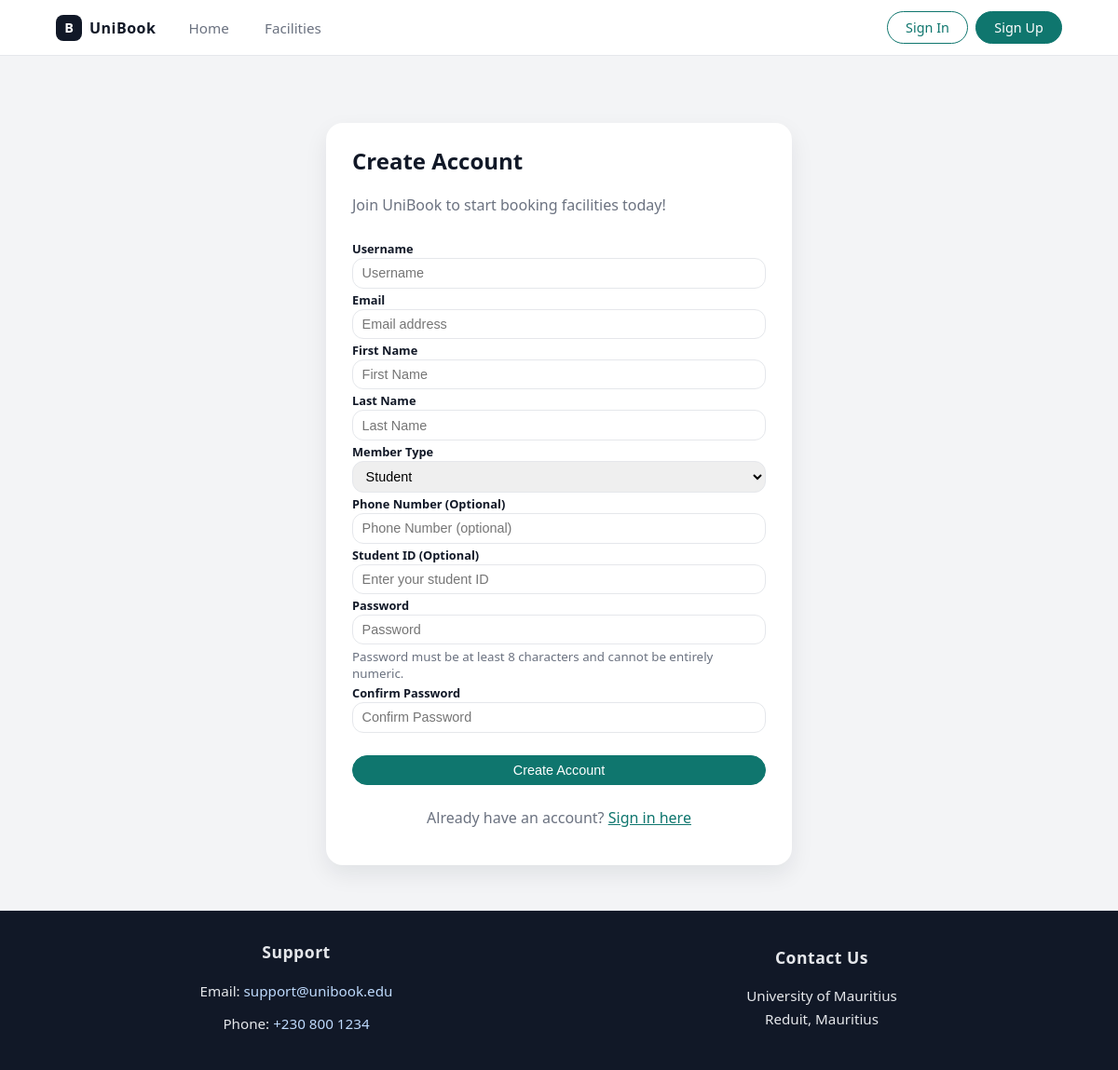
Screenshot of /register/ with the database file from the repository.
### booking_sys/models.py (models this page shows, shortened)
class User(AbstractUser):
    MEMBER_TYPES = [
        ('student', 'Student'),
        ('staff', 'Staff'),
        ('admin', 'Administrator'),
    ]
    user_id = models.UUIDField(primary_key=True, default=uuid.uuid4, editable=False)
    email = models.EmailField(unique=True, verbose_name="User Email")
    first_name = models.CharField(max_length=100)
    last_name = models.CharField(max_length=100)
    member_type = models.CharField(max_length=10, choices=MEMBER_TYPES)
    user_phone = models.CharField(max_length=15, blank=True, null=True)
    date_joined = models.DateTimeField(auto_now_add=True)
    is_active = models.BooleanField(default=True)
    USERNAME_FIELD = 'email'
    REQUIRED_FIELDS = ['username','first_name', 'last_name', 'member_type']

class SiteSettings(models.Model):
    hero_image_url = models.URLField(
        blank=True,
        null=True,
        help_text="Enter the URL of the hero banner image. Leave blank for default gradient."
    )
    hero_title = models.CharField(
        max_length=200,
        default="Reserve football, volleyball and badminton courts instantly.",
        help_text="Main heading text for hero banner"
    )
    hero_subtitle = models.TextField(
        default="No more waiting in line or dealing with paper schedules. Book, manage and track your facility usage online.",
        help_text="Subtitle text for hero banner"
    )
    support_email = models.EmailField(
        default="support@unibook.edu",
        help_text="Email address for support inquiries"
    )
    support_phone = models.CharField(
        max_length=20,
        default="+230 800 1234",
        help_text="Phone number for support (format: +country code XXX XXXX)"
    )
    class Meta:
        verbose_name = "Site Settings"
        verbose_name_plural = "Site Settings"
    @classmethod
    def get_settings(cls):
        obj, created = cls.objects.get_or_create(pk=1)
        return obj

### booking_sys/views.py (the view, shortened to what this page needs)
# urls.py: path('register/', views.register, name='register'),
@require_http_methods(["GET", "POST"])
def register(request):
    if request.user.is_authenticated:
        return redirect('booking_sys:home')
    if request.method == 'GET':
        form = UserRegistrationForm()
        return render(request, 'registration/register.html', {'form': form})

### booking_sys/context_processors.py (called while the page is built)
def site_settings(request):
    return {
        'site_settings': SiteSettings.get_settings()
    }

### booking_sys/templates/registration/register.html (shortened to what this page needs)
{% extends 'base.html' %}
{% block content %}
<section class="section">
  <div style="max-width: 500px; margin: 2rem auto;">
    <div class="card-section">
      <h1 style="margin-top: 0;">Create Account</h1>
      <p style="color: var(--text-muted); margin-bottom: 1.5rem;">Join UniBook to start booking facilities today!</p>
      <form method="post" action="{% url 'booking_sys:register' %}" id="registerForm">
        <label class="form-label">Username</label>
        {{ form.username }}
        <label class="form-label">Email</label>
        {{ form.email }}
        <label class="form-label">First Name</label>
        {{ form.first_name }}
        <label class="form-label">Last Name</label>
        {{ form.last_name }}
        <label class="form-label">Member Type</label>
        {{ form.member_type }}
        <label class="form-label">Phone Number (Optional)</label>
        {{ form.user_phone }}
        <div id="studentField" style="display: none;">
          <label class="form-label">Student ID (Optional)</label>
          <input type="text" name="student_id" class="form-control" placeholder="Enter your student ID">
        </div>
        <label class="form-label">Password</label>
        {{ form.password1 }}
        <small style="color: var(--text-muted); display: block; margin-top: 0.25rem;">Password must be at least 8 characters and cannot be entirely numeric.</small>
        <label class="form-label">Confirm Password</label>
        {{ form.password2 }}
        <button type="submit" class="btn btn-primary btn-block" style="margin-top: 1.5rem;">Create Account</button>
      </form>
      <p style="text-align: center; margin-top: 1.5rem; color: var(--text-muted);">
        Already have an account? <a href="{% url 'booking_sys:login' %}" style="color: var(--primary);">Sign in here</a>
      </p>
    </div>
  </div>
</section>
{% endblock %}

### booking_sys/templates/base.html (shortened to what this page needs)
{% load static %}
<!DOCTYPE html>
<html lang="en">
<head>
  <link rel="stylesheet" href="{% static 'css/mystyle.css' %}" />
</head>
<body>
  <header class="navbar">
    <div class="nav-left">
      <div class="brand">
        <span class="brand-logo">B</span>
        <span class="brand-name">UniBook</span>
      </div>
      <nav class="nav-links">
        <a href="{% url 'booking_sys:home' %}" class="nav-link">Home</a>
        <a href="{% url 'booking_sys:facilities' %}" class="nav-link">Facilities</a>
      </nav>
    </div>
    <div class="nav-right">
        {% if user.is_authenticated %}
          <a href="{% url 'booking_sys:profile' %}" class="btn btn-outline">{{ user.first_name }}</a>
          <a href="{% url 'booking_sys:logout' %}" class="btn btn-primary">Logout</a>
        {% else %}
          <a href="{% url 'booking_sys:login' %}" class="btn btn-outline">Sign In</a>
          <a href="{% url 'booking_sys:register' %}" class="btn btn-primary">Sign Up</a>
        {% endif %}
    </div>
  </header>
  <main class="page-container">
    {% block content %}{% endblock %}
  </main>
  <footer class="site-footer">
    <div class="footer-inner">
      <div style="text-align: center;">
        <h5>Support</h5>
        {% if site_settings %}
          <p>Email: <a href="mailto:{{ site_settings.support_email }}">{{ site_settings.support_email }}</a></p>
          <p>Phone: <a href="tel:{{ site_settings.support_phone }}">{{ site_settings.support_phone }}</a></p>
        {% else %}
          <p>Email: <a href="mailto:support@unibook.edu">support@unibook.edu</a></p>
          <p>Phone: <a href="tel:+230 800 1234">+230 800 1234</a></p>
        {% endif %}
      </div>
      <div style="text-align: center;">
        <h5>Contact Us</h5>
        <p>University of Mauritius<br />Reduit, Mauritius</p>
      </div>
    </div>
  </footer>
</body>
</html>

### booking_sys/static/css/mystyle.css (style rules this page uses)
:root { --bg: #f3f4f6; --surface: #ffffff; --border-subtle: #e5e7eb; --text-main: #111827; --text-muted: #6b7280; --primary: #0f766e; --primary-soft: #e0f2f1; --primary-dark: #064e3b; --accent: #2563eb; --danger: #dc2626; --warning: #f59e0b; --radius-card: 16px; --shadow-soft: 0 10px 25px rgba(15,23,42,0.08); --font-sans: system-ui, -apple-system, BlinkMacSystemFont, "Segoe UI", sans-serif; }
*, *::before, *::after { box-sizing: border-box; }
body { margin: 0; font-family: var(--font-sans); color: var(--text-main); background: var(--bg); }
.navbar { position: sticky; top: 0; z-index: 100; background: #ffffff; border-bottom: 1px solid var(--border-subtle); display: flex; align-items: center; justify-content: space-between; padding: 0.75rem 5vw; }
.nav-left { display: flex; align-items: center; gap: 1.5rem; }
.brand { display: flex; align-items: center; gap: 0.5rem; }
.brand-logo { width: 28px; height: 28px; border-radius: 8px; background: #111827; color: #ffffff; display: inline-flex; align-items: center; justify-content: center; font-weight: 700; font-size: 0.9rem; }
.brand-name { font-weight: 600; letter-spacing: 0.03em; }
.nav-links { display: flex; gap: 1rem; }
.nav-link { font-size: 0.95rem; color: var(--text-muted); text-decoration: none; padding: 0.35rem 0.7rem; border-radius: 999px; }
.nav-right { display: flex; gap: 0.5rem; }
.btn { display: inline-flex; align-items: center; justify-content: center; padding: 0.45rem 1.2rem; border-radius: 999px; font-size: 0.9rem; font-weight: 500; border: 1px solid transparent; cursor: pointer; text-decoration: none; white-space: nowrap; }
.btn-primary { background: var(--primary); color: #ffffff; border-color: var(--primary); }
.btn-outline { background: #ffffff; color: var(--primary); border-color: var(--primary); }
.btn-block { width: 100%; }
.page-container { max-width: 1200px; margin: 1.5rem auto 3rem; padding: 0 5vw; }
.section { margin-bottom: 3rem; padding-top: 1rem; }
.form-label { font-size: 0.8rem; font-weight: 600; margin-top: 0.7rem; margin-bottom: 0.2rem; }
.form-control { width: 100%; padding: 0.45rem 0.6rem; border-radius: 12px; border: 1px solid var(--border-subtle); font-size: 0.9rem; }
.card-section { background: var(--surface); border-radius: 18px; padding: 1.5rem 1.75rem; box-shadow: var(--shadow-soft); margin-bottom: 1.5rem; }
.site-footer { border-top: 1px solid var(--border-subtle); background: #111827; color: #e5e7eb; padding: 2rem 5vw; }
.footer-inner { max-width: 1200px; margin: 0 auto; display: grid; grid-template-columns: repeat(2, 1fr); gap: 3rem; }
.site-footer > div > div { display: flex; flex-direction: column; align-items: center; justify-content: center; }
.site-footer h5 { margin: 0 0 0.75rem 0; font-size: 1.1rem; font-weight: 600; letter-spacing: 0.5px; }
.site-footer p { margin: 0.35rem 0; font-size: 0.95rem; line-height: 1.6; }
.site-footer a { color: #bfdbfe; text-decoration: none; transition: color 0.2s; }

### rows the page displays
SiteSettings: support_email "support@unibook.edu", support_phone "+230 800 1234"
